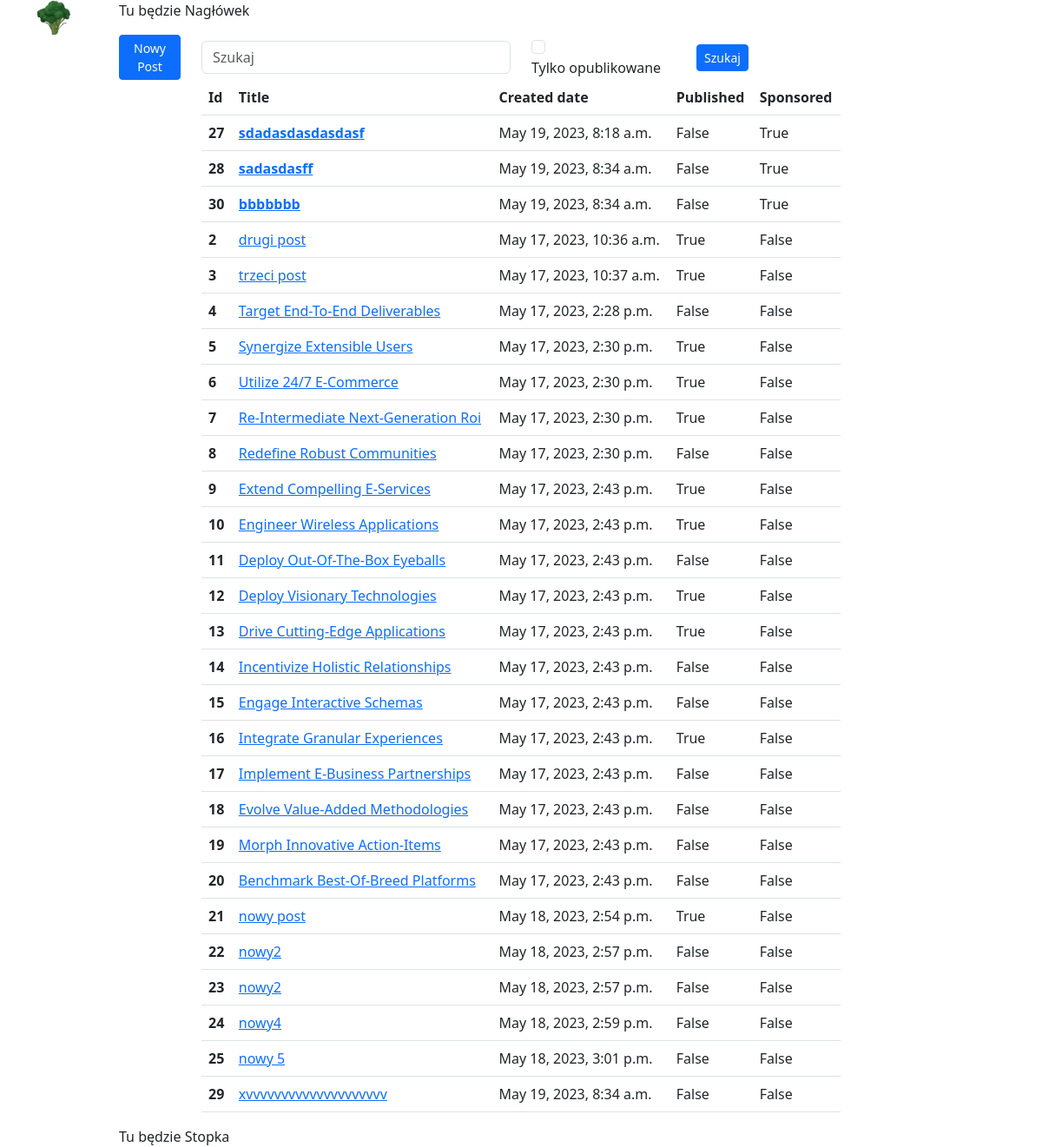
/posts/, run on the app's committed database.
### posts/models.py (models this page shows, shortened)
class Post(models.Model):
    title = models.CharField(max_length=255)
    content = models.TextField()
    published = models.BooleanField(default=False)
    sponsored = models.BooleanField(default=False)
    created = models.DateTimeField(auto_now_add=True)
    modified = models.DateTimeField(auto_now=True)

### posts/views.py (the view)
# urls.py: path('', posts_list, name='list'),
def posts_list(request):
    q = request.GET.get('q')
    context = {}
    posts = Post.objects
    if q:
        posts = posts.filter(title__contains=q)
        context['q'] = q
    if request.GET.get('p'):
        context['p'] = 'on'
        posts = posts.filter(published=True)
    posts = posts.all().order_by('-sponsored')
    context['posts'] = posts
    return render(request, 'posts/list.html', context)

### posts/templates/posts/list.html (shortened to what this page needs)
{% extends "main/base.html" %}
{% block content %}
<form>
    <div class="row align-items-center">
        <div class="col-1">
                        <a class="btn btn-sm btn-primary" href="{% url 'posts:add'%}">Nowy Post</a>
        </div>
        <div class="col-4">
            <input type="text" class="form-control" id="queryString" name="q" value="{{q}}", placeholder="Szukaj">
        </div>
        <div class="col-2">
            <input type="checkbox" class="form-check-input" id="queryChecked" name="p" {% if p %} checked="True" {% endif %}}>
            <label class="form-check-label" for="queryChecked">Tylko opublikowane</label>
        </div>
        <div class="col-2">
            <button class="btn btn-sm btn-primary" type="submit" value="Szukaj">Szukaj</button>
        </div>
    </div>
</form>
<div class="row">
    <div class="col">
    </div>
    <div class="col-8">
        <table class="table table-hover">
            <thead>
            <tr>
                <th scope="col">Id</th>
                <th scope="col">Title</th>
                <th scope="col">Created date</th>
                <th scope="col">Published</th>
                <th scope="col">Sponsored</th>
            </tr>
            </thead>
            <tbody id="sortable">
            {% for post in posts %}
            <tr>
                <th scope="row">{{post.id}}</th>
                <td><a href="{% url 'posts:details' post.id %}">{% if post.sponsored %}<b>{% endif %}{{post.title}}{% if post.sponsored %}</b>{% endif %}</a></td>
                <td>{{post.created}}</td>
                <td>{{post.published}}</td>
                <td>{{post.sponsored}}</td>
            </tr>
            {% endfor %}
            </tbody>
        </table>
    </div>
    <div class="col">
    </div>
</div>
{% endblock %}

### main/templates/main/base.html (shortened to what this page needs)
{% load static %}
<!DOCTYPE html>
<html lang="en">
<head>
    <link href="https://cdn.jsdelivr.net/npm/bootstrap@5.3.0-alpha3/dist/css/bootstrap.min.css" rel="stylesheet"
>
</head>
<body>
<div class="container" id="draggable">
    <div class="row">
        <div class="col">
            <img src="{% static 'main/img/logo.png' %}" width="40" height="40"/>
        </div>
        <div class="col-10">
            Tu będzie Nagłówek
        </div>
        <div class="col">
        </div>
    </div>
    {% block content %}
    {% endblock %}
    <div class="row">
        <div class="col">
        </div>
        <div class="col-10">
            Tu będzie Stopka
        </div>
        <div class="col">
        </div>
    </div>
</div>
</body>
</html>

### data on the page
Post: id "27", title "sdadasdasdasdasf", created "May 19, 2023, 8:18 a.m.", published "False", sponsored "True"
Post: id "28", title "sadasdasff", created "May 19, 2023, 8:34 a.m.", published "False", sponsored "True"
Post: id "30", title "bbbbbbb", created "May 19, 2023, 8:34 a.m.", published "False", sponsored "True"
Post: id "2", title "drugi post", created "May 17, 2023, 10:36 a.m.", published "True", sponsored "False"
Post: id "3", title "trzeci post", created "May 17, 2023, 10:37 a.m.", published "True", sponsored "False"
Post: id "4", title "Target End-To-End Deliverables", created "May 17, 2023, 2:28 p.m.", published "False", sponsored "False"
Post: id "5", title "Synergize Extensible Users", created "May 17, 2023, 2:30 p.m.", published "True", sponsored "False"
Post: id "6", title "Utilize 24/7 E-Commerce", created "May 17, 2023, 2:30 p.m.", published "True", sponsored "False"
Post: id "7", title "Re-Intermediate Next-Generation Roi", created "May 17, 2023, 2:30 p.m.", published "True", sponsored "False"
Post: id "8", title "Redefine Robust Communities", created "May 17, 2023, 2:30 p.m.", published "False", sponsored "False"
Post: id "9", title "Extend Compelling E-Services", created "May 17, 2023, 2:43 p.m.", published "True", sponsored "False"
Post: id "10", title "Engineer Wireless Applications", created "May 17, 2023, 2:43 p.m.", published "True", sponsored "False"
Post: id "11", title "Deploy Out-Of-The-Box Eyeballs", created "May 17, 2023, 2:43 p.m.", published "False", sponsored "False"
Post: id "12", title "Deploy Visionary Technologies", created "May 17, 2023, 2:43 p.m.", published "True", sponsored "False"
Post: id "13", title "Drive Cutting-Edge Applications", created "May 17, 2023, 2:43 p.m.", published "True", sponsored "False"
Post: id "14", title "Incentivize Holistic Relationships", created "May 17, 2023, 2:43 p.m.", published "False", sponsored "False"
Post: id "15", title "Engage Interactive Schemas", created "May 17, 2023, 2:43 p.m.", published "False", sponsored "False"
Post: id "16", title "Integrate Granular Experiences", created "May 17, 2023, 2:43 p.m.", published "True", sponsored "False"
Post: id "17", title "Implement E-Business Partnerships", created "May 17, 2023, 2:43 p.m.", published "False", sponsored "False"
Post: id "18", title "Evolve Value-Added Methodologies", created "May 17, 2023, 2:43 p.m.", published "False", sponsored "False"
Post: id "19", title "Morph Innovative Action-Items", created "May 17, 2023, 2:43 p.m.", published "False", sponsored "False"
Post: id "20", title "Benchmark Best-Of-Breed Platforms", created "May 17, 2023, 2:43 p.m.", published "False", sponsored "False"
Post: id "21", title "nowy post", created "May 18, 2023, 2:54 p.m.", published "True", sponsored "False"
Post: id "22", title "nowy2", created "May 18, 2023, 2:57 p.m.", published "False", sponsored "False"
Post: id "23", title "nowy2", created "May 18, 2023, 2:57 p.m.", published "False", sponsored "False"
Post: id "24", title "nowy4", created "May 18, 2023, 2:59 p.m.", published "False", sponsored "False"
Post: id "25", title "nowy 5", created "May 18, 2023, 3:01 p.m.", published "False", sponsored "False"
Post: id "29", title "xvvvvvvvvvvvvvvvvvvvv", created "May 19, 2023, 8:34 a.m.", published "False", sponsored "False"
